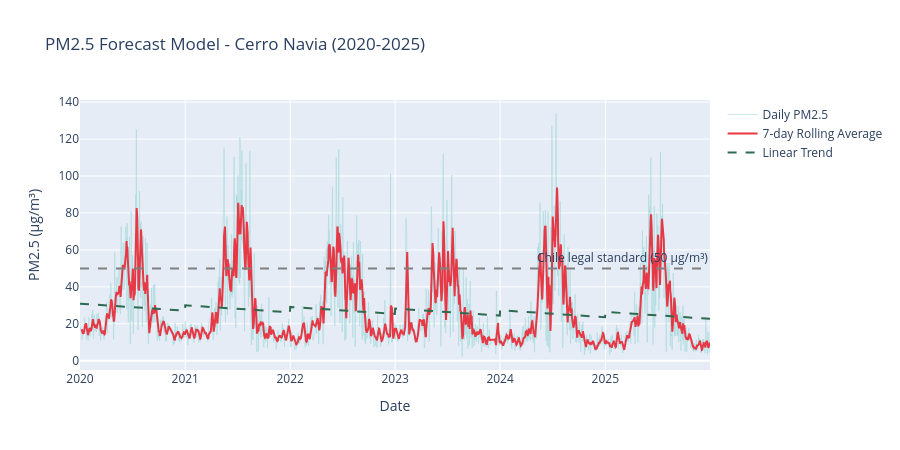

Write notebook code for a chart like this one.
### Markdown cell above
## Time-Seties Forecast Model - Cerro Navia

This notebook builds two baseline forecasting models for PM2.5 at Cerro Navia, the highest-pollution station in the dataset.

### Baseline model: 7-day rolling average
The 7-day rolling average smooths daily noise while follwing seasonal trend. On day N, the model predicts the average of the previous 7 days. This is a legitimate forecasting baseline because it is simple, interpretable, and requires no assumptions about the underlying data distribution.

Its main limitation is that it vannot anticipate sudden pollution episodes such as wildfires o cold snaps, because it only looks backwards.

### Trend mode: linear regression with temporal features
A linear regression using two features: 'time_idx' (days since the start of the dataset, capturing lon-term trend) and 'day_of_year' (capturing seasonally).

Results:
- R² = 0.0077: the model explains less than 1% of the variance in daily PM2.5.
- 'time_idx' coefficient = -0.0024 µg/m³ per day (~-0.88 µg/m³ per year): confirms the gradual improvement trend observed in the year-over-year analysis.
- 'day_of_year' coefficient = -0.0080: captures a weak seasonal signal, though linear regression cannot fully model the non-lineal seasonal cycle where PM2.5 rises theough winter and falls through summer.

### Why the R² is low and why that is honest
Daily PM2,5 is driven primarily by meteorological conditions: temperature inversions, wind speed, and precipitation. These are not captured in temporal features alone. A low  R² does not mean the model is wrong; it means that the time alone is not sufficient to explain air quality variation. The next step would be to include weather variables as predictors, which is beyond the scope of this project.

### Code cell
# Graph of real vs forecast
fig = go.Figure()

fig.add_trace(go.Scatter(
    x= air_station['date'],
    y= air_station['pm25_mean'],
    name= 'Daily PM2.5',
    line= dict(color='#a8dadc', width=1),
    opacity=0.6
))

fig.add_trace(go.Scatter(
    x= air_station['date'],
    y= air_station['rolling_7d'],
    name= '7-day Rolling Average',
    line= dict(color= '#e63945', width=2)
))


fig.add_trace(go.Scatter(
    x= air_station['date'],
    y= air_station['trend_full'],
    name= 'Linear Trend',
    line= dict(color= '#2d6a4f', width=2, dash='dash')
))

fig.add_hline(
    y=50,
    line_dash= 'dash',
    line_color= 'gray',
    annotation_text= 'Chile legal standard (50 µg/m³)',
    annotation_position= 'top right'
)

fig.update_layout(
    title= f'PM2.5 Forecast Model - {station} (2020-2025)',
    xaxis_title= 'Date',
    yaxis_title= 'PM2.5 (µg/m³)',
    height= 450
)

fig.write_html('../figures/pm25_forecast.html')
fig.show()

### Figure 1 — Plotly figure (JSON) as saved in the notebook; plotly's stock layout.template omitted (floating-point values rounded to 4 significant figures; data arrays with more than 128 entries replaced by an {"elided": "..."} marker saying what was removed)
{"data": [{"line": {"color": "#a8dadc", "width": 1}, "name": "Daily PM2.5", "opacity": 0.6, "type": "scatter", "x": {"elided": "2135 str values"}, "y": {"elided": "2135 float values"}}, {"line": {"color": "#e63945", "width": 2}, "name": "7-day Rolling Average", "type": "scatter", "x": {"elided": "2135 str values"}, "y": {"elided": "2135 float values"}}, {"line": {"color": "#2d6a4f", "dash": "dash", "width": 2}, "name": "Linear Trend", "type": "scatter", "x": {"elided": "2135 str values"}, "y": {"elided": "2135 float values"}}], "layout": {"annotations": [{"showarrow": false, "text": "Chile legal standard (50 µg/m³)", "x": 1, "xanchor": "right", "xref": "x domain", "y": 50, "yanchor": "bottom", "yref": "y"}], "height": 450, "shapes": [{"line": {"color": "gray", "dash": "dash"}, "type": "line", "x0": 0, "x1": 1, "xref": "x domain", "y0": 50, "y1": 50, "yref": "y"}], "title": {"text": "PM2.5 Forecast Model - Cerro Navia (2020-2025)"}, "xaxis": {"title": {"text": "Date"}}, "yaxis": {"title": {"text": "PM2.5 (µg/m³)"}}}}
